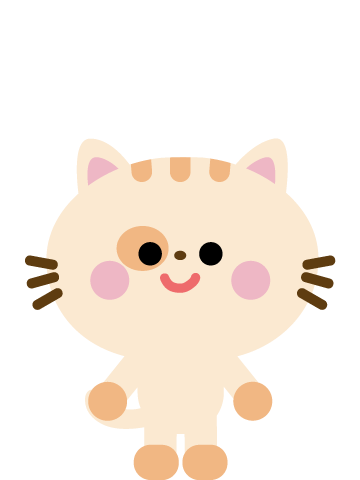
#> input picture trait-layers/animal/cat@3x.png, 360 x 480 px; its folder holds only this picture in this run
$ jupyter execute --allow-errors generate.ipynb
#> lines starting #> are read from the running program, lines starting #| are printed output that depends on the picture
[cell 1]
from PIL import Image
from IPython.display import display
import random
import json
import os

[cell 2]
dir_path = os.getcwd() + "\\trait-layers"
items = {}
category_list = []
arr = []
for category in os.listdir(dir_path):
    category_path = os.path.join(dir_path,category)
    category_list.append(category)
    for item in os.listdir(category_path):
        arr.append(item)
    items[category] = arr.copy()
    arr.clear()
print(items)

[cell 3]
## Generate Traits

TOTAL_IMAGES = 5400 # Number of random unique images we want to generate

all_images = []

def getWeights(items):
    weightsFor3 = [33,33,34]
    weightsFor4 = [25,25,25,25]
    weightsFor5 = [20,20,20,20,20]
    weightsFor6 = [16,16,17,17,17,17]
    weightsFor7 = [14,14,14,14,14,15,15]
    if len(items) == 3:
        return weightsFor3
    elif len(items) == 4:
        return weightsFor4
    elif len(items) == 5:
        return weightsFor5
    elif len(items) == 6:
        return weightsFor6
    elif len(items) == 7:
        return weightsFor7

# A recursive function to generate unique image combinations
def create_new_image():

    new_image = {} #

    # For each trait category, select a random trait based on the weightings
    for i in range(len(category_list)):
        c = category_list[i]
        new_image [c] = random.choices(items[c], getWeights(items[c]))[0]

    if new_image in all_images:
        return create_new_image()
    else:
        return new_image


# Generate the unique combinations based on trait weightings
#> (the rest of this cell did not finish here and is left out)

[cell 4]
# Returns true if all images are unique
def all_images_unique(all_images):
    seen = list()
    return not any(i in seen or seen.append(i) for i in all_images)

print("Are all images unique?", all_images_unique(all_images))

[cell 5]
# Add token Id to each image
i = 0
for item in all_images:
    item["tokenId"] = i
    i = i + 1

[cell 6]
#### Generate Metadata for all Traits
METADATA_FILE_NAME = './metadata/all-traits.json';
with open(METADATA_FILE_NAME, 'w') as outfile:
    json.dump(all_images, outfile, indent=4)

[cell 7]


#### Generate Images
for item in all_images:

    itemImgs = []
    for i in range(len(category_list)):
        c = category_list[i]
        itemImgs.append(Image.open(f'./trait-layers/{c}/{item[c]}').convert('RGBA'))

    #Create each composite
    comp = Image.alpha_composite(itemImgs[0], itemImgs[1])
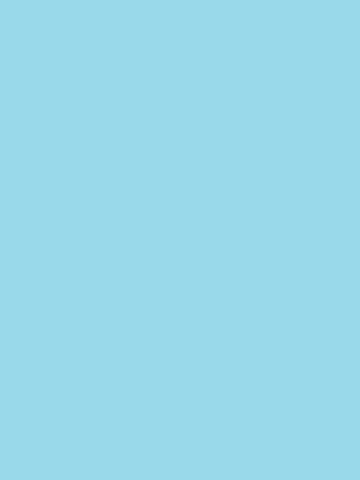
#> comp: PIL image 360x480 RGBA; mean R, G, B, A 153, 217, 234, 255
    for i in range(1, len(category_list) - 1):
        comp = Image.alpha_composite(comp, itemImgs[i+1])

    #Convert to RGB
    rgb_im = comp.convert('RGB')
    file_name = str(item["tokenId"]) + ".png"
    rgb_im.save("./images/" + file_name)
